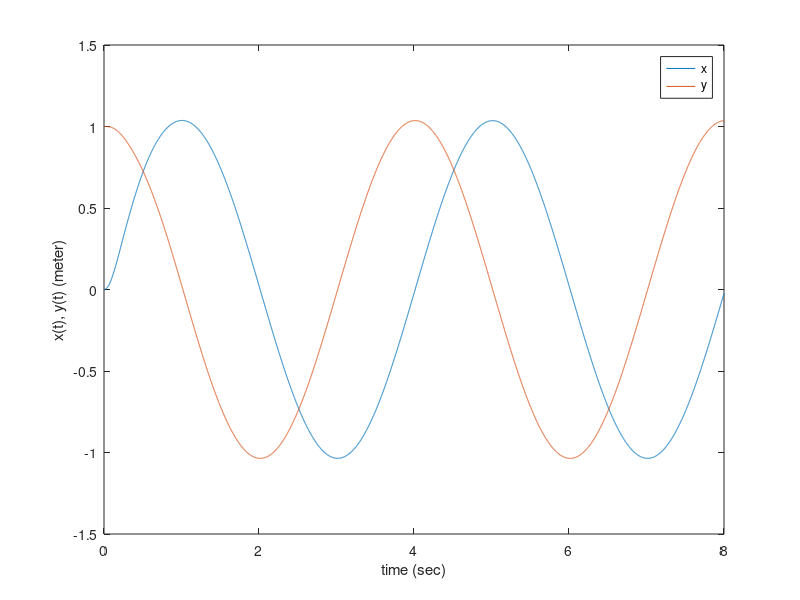
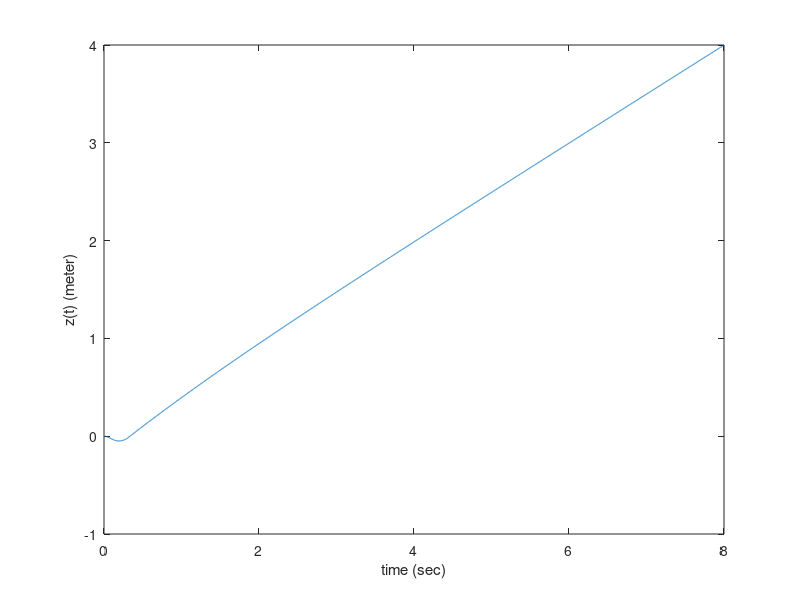
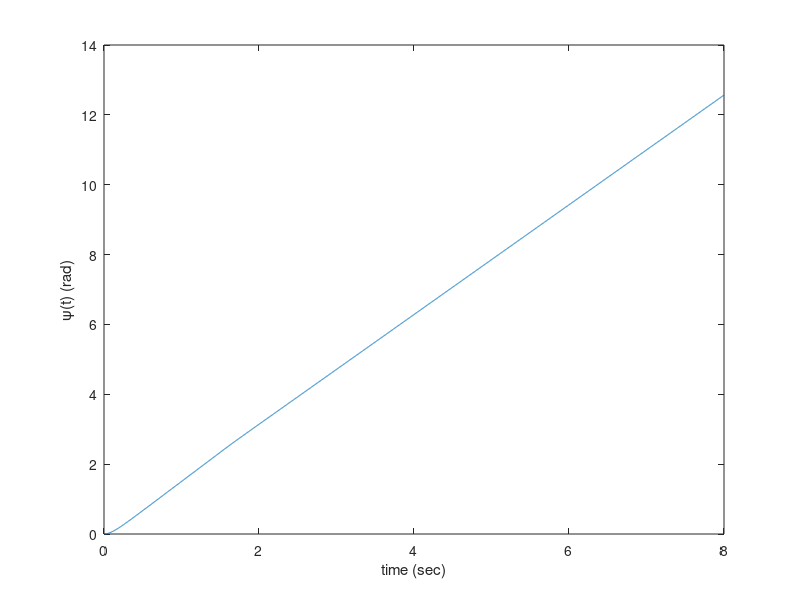
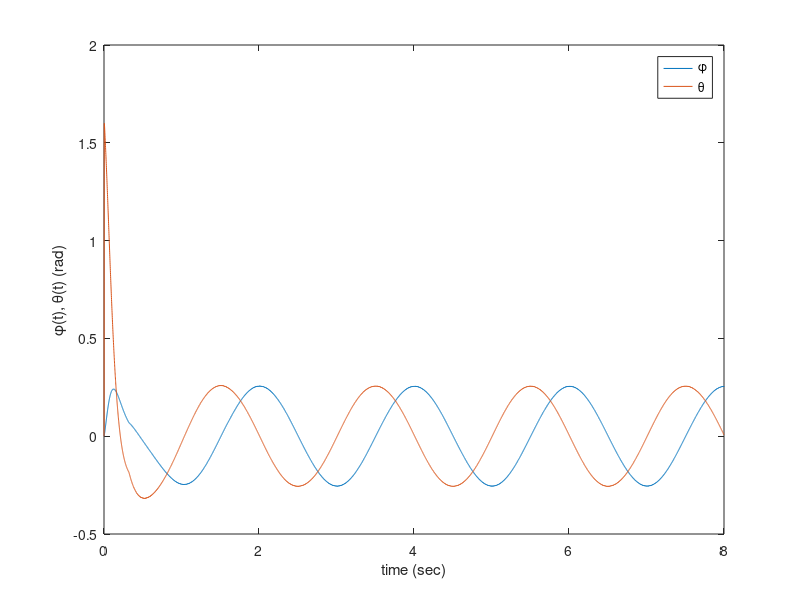

The MATLAB source for these figures, in order:
close all; clear all; clc;

% system dynamics
f_x = [0, 0, -9.81, 0, 0, 0].';
G_inv = [0, 0, 1, 0, 0, 0;
    0, 0, 0, 1, 0, 0;
    0, 0, 0, 0, 1, 0;
    0, 0, 0, 0, 0, 1;
    1, 0, 0, 0, 0, 0;
    0, 1, 0, 0, 0, 0];

% parameters (from Lee et. al, IJCAS 2009)
k = [1, 1, 0.7, 5, 5, 10]; % error gain
c = [5, 5, 5, 1, 1, 1]; % sliding mode gain
k_phi = 5; k_theta = 5;

% variables
x = [0, 1, 0, 0, 0, 0].'; % state (x, y, z, roll, pitch, yaw)
x_dot = [0, 0, 0, 0, 0, 0].';
x_2dot = [0, 0, 0, 0, 0, 0].';
x_d = [0, 1, 0, 0, 0, 0].'; % desired state
x_d_dot = [pi/2, 0, 1/2, 0, 0, pi/2].';
x_d_2dot = [0, -(pi/2)^2, 0, 0, 0, 0].';
phi_d = 0; theta_d = 0;
phi_d_dot = 0; theta_d_dot = 0;
s = [0, 0, 0, 0, 0, 0].'; % sliding surface
err = [0, 0, 0, 0, 0, 0].'; % error (x -x_d)
err_dot = [0, 0, 0, 0, 0, 0].';
err_x_ = 0; err_y_ = 0; % yaw corrected (body centric) error
nu_hat = [0, 0, 0, 0, 0, 0].';

% save for later
t_save = [];
x_save = [];
x_d_save = [];
U_save = [];
nu_hat_save = [];

%% run

dt = 0.001;
for t = 0:dt:8
    % control law
    U = G_inv*(-f_x + nu_hat + x_d_2dot - diag(k)*err_dot - diag(c)*sign(s));
    % estimator update law
    nu_hat_dot = -[err_dot(1) + k(1)*err(1), err_dot(2) + k(2)*err(2), 0, 0, 0, 0].';
    
    %%% save for later
    t_save = [t_save; t];
    x_save = [x_save; x.'];
    x_d_save = [x_d_save; x_d.'];
    U_save = [U_save; U.'];
    nu_hat_save = [nu_hat_save; nu_hat.'];
    
    %%% run system for dt and update state
    x_2dot(1) = U(1)*(cos(x(4))*sin(x(5))*cos(x(6)) + sin(x(4))*sin(x(6)));
    x_2dot(2) = U(1)*(cos(x(4))*sin(x(5))*sin(x(6)) - sin(x(4))*cos(x(6)));
    x_2dot(3) = U(1)*(cos(x(4))*cos(x(5))) - 9.81;
    x_2dot(4) = U(2);
    x_2dot(5) = U(3);
    x_2dot(6) = U(4);
    x_dot_old = x_dot; % t
    x_dot = x_dot + x_2dot*dt; % t + dt
    x = x + (x_dot_old + x_dot)/2*dt; % t + dt
    nu_hat = nu_hat + nu_hat_dot*dt; % t + dt
    
    %%% update other variables
    err_old = err; % t
    err(1) = x(1) - sin(pi/2*(t+dt)); % t + dt
    err(2) = x(2) - cos(pi/2*(t+dt)); % t + dt
    err_x_old_ = err_x_; err_y_old_ = err_y_; % t
    err_x_ = cos(x(6))*err(1) + sin(x(6))*err(2); % t + dt
    err_y_ = -sin(x(6))*err(1) + cos(x(6))*err(2); % t + dt
    err_x_dot_ = (err_x_ - err_x_old_)/dt; % t + dt
    err_y_dot_ = (err_y_ - err_y_old_)/dt; % t + dt
    % yaw corrected (body centric) phi_d & theta_d
    phi_d_old = phi_d; % t
    theta_d_old = theta_d; % t
    phi_d = err_y_dot_ + k_phi*err_y_; % t + dt
    theta_d = -(err_x_dot_ + k_theta*err_x_); % t + dt
    phi_d_dot_old = phi_d_dot; % t
    theta_d_dot_old = theta_d_dot; % t
    phi_d_dot = (phi_d - phi_d_old)/dt; % t + dt
    theta_d_dot = (theta_d - theta_d_old)/dt; % t + dt
    phi_d_2dot = (phi_d_dot - phi_d_dot_old)/dt; % t + dt
    theta_d_2dot = (theta_d_dot - theta_d_dot_old)/dt; % t + dt
    % desired trajectory @ t + dt
    x_d = [sin(pi/2*(t+dt)), cos(pi/2*(t+dt)), (t+dt)/2, phi_d, theta_d, pi/2*(t+dt)].';
    x_d_dot = [pi/2*cos(pi/2*(t+dt)), -pi/2*sin(pi/2*(t+dt)), 1/2, phi_d_dot, theta_d_dot, pi/2].';
    x_d_2dot = [-(pi/2)^2*sin(pi/2*(t+dt)), -(pi/2)^2*cos(pi/2*(t+dt)), 0, phi_d_2dot, theta_d_2dot, 0].';
    % error @ t + dt
    err = x - x_d;
    err_dot = (err - err_old)/dt;
    % sliding surface @ t + dt
    s = err_dot + diag(k)*err;
    
end

%% plot
close all;
figure('name', 'x, y');
plot(t_save, x_save(:,1));
hold on;
plot(t_save, x_save(:,2));
xlabel('time (sec)');
ylabel('x(t), y(t) (meter)');
legend('x', 'y');
figure('name', 'z');
plot(t_save, x_save(:,3));
xlabel('time (sec)');
ylabel('z(t) (meter)');
figure('name', 'yaw angle');
plot(t_save, x_save(:,6));
xlabel('time (sec)');
ylabel('\psi(t) (rad)');
figure('name', 'roll/pitch angle');
plot(t_save, x_save(:,4));
hold on;
plot(t_save, x_save(:,5));
xlabel('time (sec)');
ylabel('\phi(t), \theta(t) (rad)');
legend('\phi', '\theta');

figure('name', 'trajectory')
plot3(x_save(:,1), x_save(:,2), x_save(:,3));
hold on;
plot3(x_d_save(:,1), x_d_save(:,2), x_d_save(:,3), '--k');
xlabel('x (meter)');
ylabel('y (meter)');
zlabel('z (meter)');
legend('actual', 'desired');